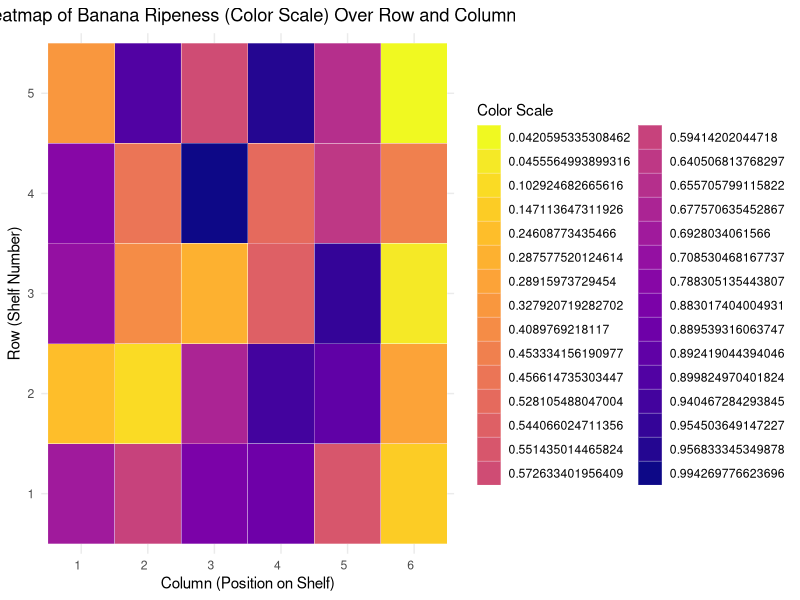
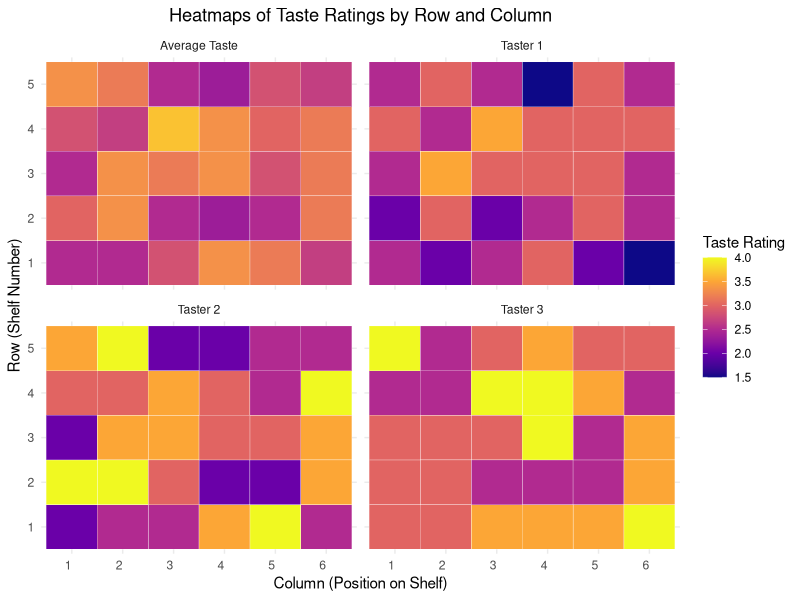
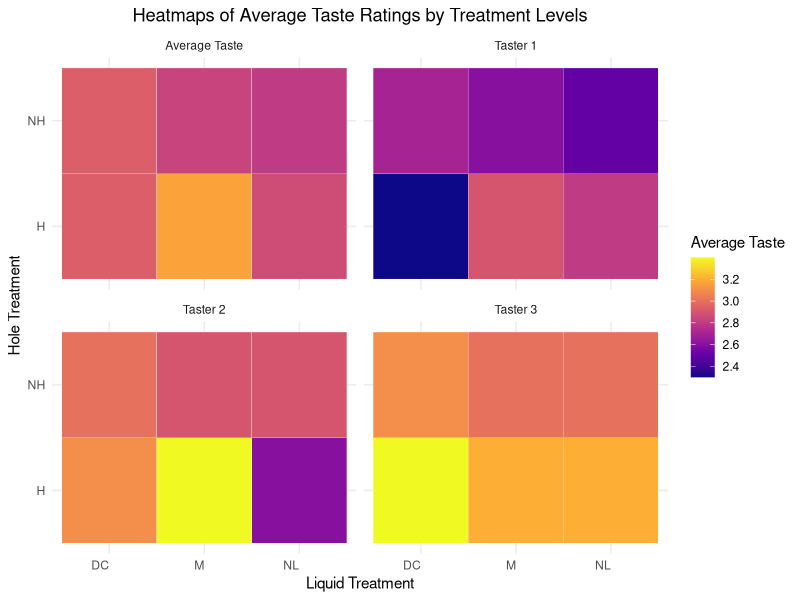
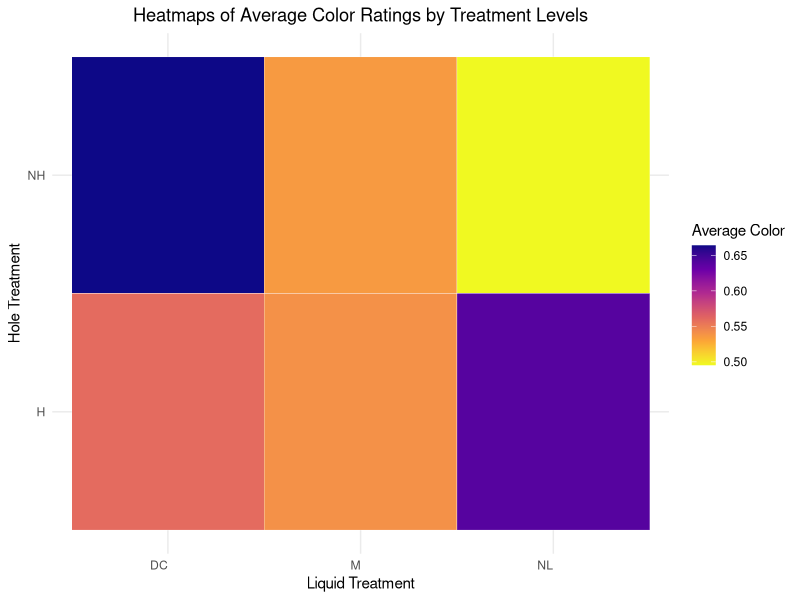
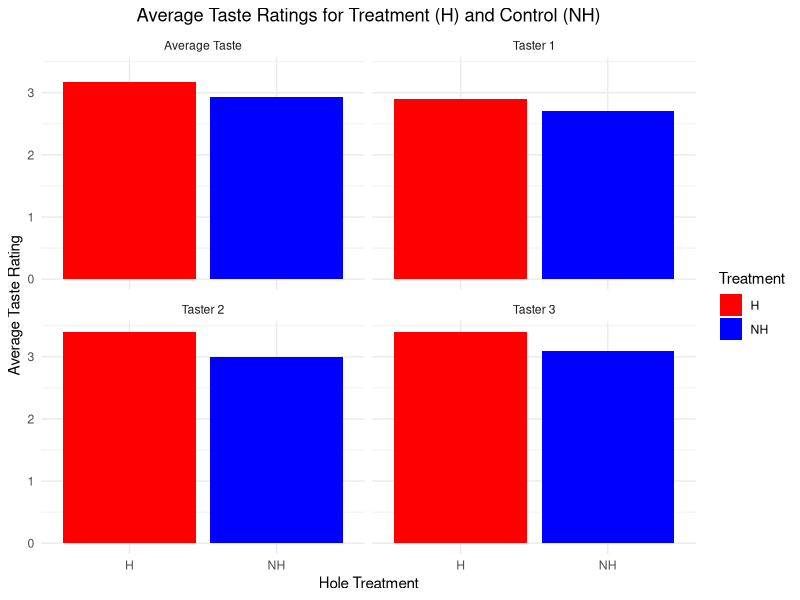
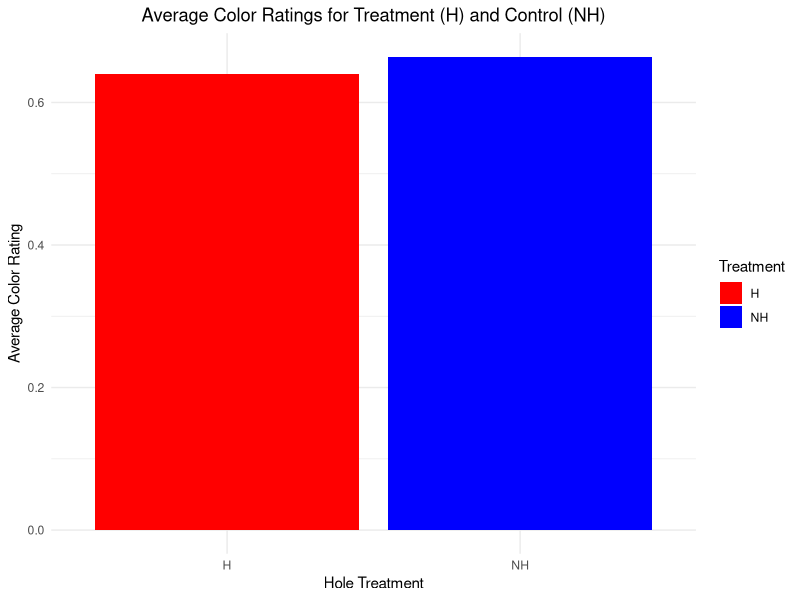
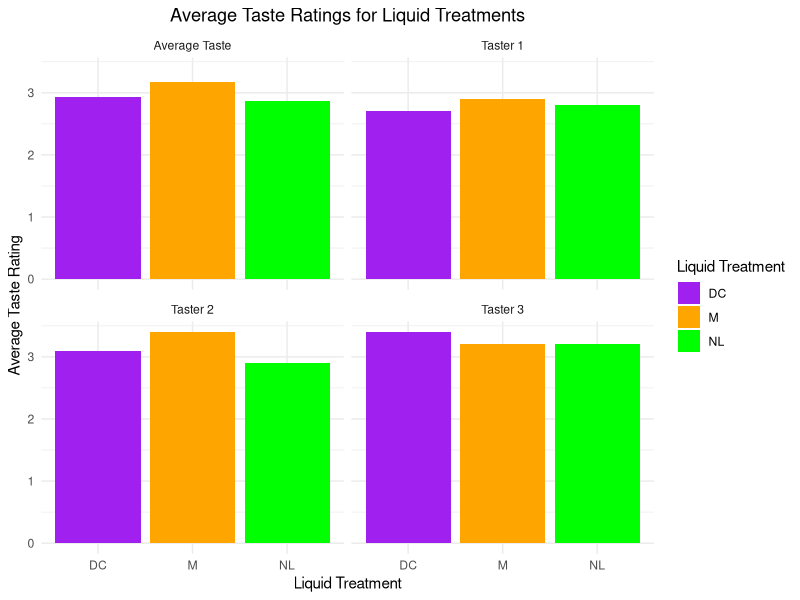
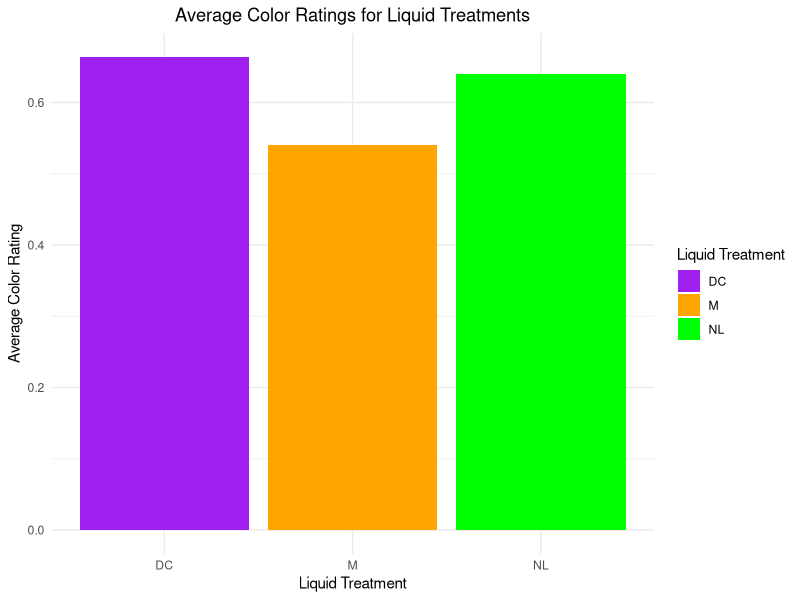

Here is the R script that generated these plots, in order:
## ---- chunk 1
knitr::opts_chunk$set(echo = TRUE)
library(tidyverse)
## ---- chunk 2
# # Set seed for reproducibility
# set.seed(123)
# 
# # Constants
# n_bananas <- 30  # Total number of bananas
# n_rows <- 5      # Number of rows (shelves)
# n_treatments <- 6  # Number of distinct treatment combinations
# 
# # Treatment levels
# hole_treatment_levels <- c("NH", "H")  # NH = No Holes, H = Holes
# liquid_treatment_levels <- c("NL", "DC", "M")  # NL = No Liquid, DC = Diet Coke, M = Milk
# 
# # Generate all combinations of hole and liquid treatments
# treatments <- expand.grid(hole_treatment = hole_treatment_levels, 
#                           liquid_treatment = liquid_treatment_levels)
# 
# # Create a dataframe to store randomized treatments for each row
# banana_data <- data.frame(
#   ID = 1:n_bananas,  # Banana ID
#   row = rep(1:n_rows, each = n_treatments),  # Shelf number (row)
#   column = rep(1:n_treatments, times = n_rows)  # Position on the shelf (column)
# )
# 
# # Randomize treatments within each row (shelf)
# banana_data <- banana_data %>%
#   group_by(row) %>%
#   mutate(
#     treatment_idx = sample(1:n_treatments, n_treatments),  # Randomize treatment indices within each row
#     hole_treatment = treatments$hole_treatment[treatment_idx],  # Assign randomized hole treatment
#     liquid_treatment = treatments$liquid_treatment[treatment_idx]  # Assign randomized liquid treatment
#   ) %>%
#   ungroup()
# 
# # Add synthetic color and taste ratings
# banana_data$color <- sample(1:6, n_bananas, replace = TRUE)  # Color scale: 1 (greenest) to 6 (darkest)
# banana_data$taste_1 <- sample(1:5, n_bananas, replace = TRUE)  # Taste rating from tester 1
# banana_data$taste_2 <- sample(1:5, n_bananas, replace = TRUE)  # Taste rating from tester 2
# banana_data$taste_3 <- sample(1:5, n_bananas, replace = TRUE)  # Taste rating from tester 3
# 
# write.csv(banana_data, file = "../data/banana_data.csv", row.names = FALSE)

banana_data <- read.csv("../data/banana_data.csv")
## ---- chunk 3
# Create the heatmap using ggplot2
ggplot(banana_data, aes(x = factor(column), y = factor(row), fill = factor(color))) +
  geom_tile(color = "white") +  # Create the heatmap tiles
  scale_fill_viridis_d(name = "Color Scale", option = "C", direction = -1) +  # Use a nice color scale (viridis)
  labs(
    title = "Heatmap of Banana Ripeness (Color Scale) Over Row and Column",
    x = "Column (Position on Shelf)",
    y = "Row (Shelf Number)"
  ) +
  theme_minimal() +
  theme(
    axis.text.x = element_text(angle = 0, hjust = 1),  # Rotate x-axis labels for clarity
    plot.title = element_text(hjust = 0.5)  # Center the plot title
  )
## ---- chunk 4
# Calculate the average taste for each banana
banana_data <- banana_data %>%
  mutate(taste_avg = (taste_1 + taste_2 + taste_3) / 3)

# Reshape the data to long format to facilitate faceting with ggplot2
taste_long_df <- banana_data %>%
  select(ID, row, column, taste_1, taste_2, taste_3, taste_avg) %>%
  pivot_longer(cols = starts_with("taste"), 
               names_to = "Taster", 
               values_to = "Taste")

# Replace taste_1, taste_2, taste_3 with readable labels
taste_long_df$Taster <- recode(taste_long_df$Taster, 
                               taste_1 = "Taster 1", 
                               taste_2 = "Taster 2", 
                               taste_3 = "Taster 3", 
                               taste_avg = "Average Taste")

# Plot the faceted heatmaps using ggplot2
ggplot(taste_long_df, aes(x = factor(column), y = factor(row), fill = Taste)) +
  geom_tile(color = "white") +  # Create the heatmap tiles
  scale_fill_viridis_c(name = "Taste Rating", option = "C", direction = 1) +  # Color scale
  labs(
    title = "Heatmaps of Taste Ratings by Row and Column",
    x = "Column (Position on Shelf)",
    y = "Row (Shelf Number)"
  ) +
  facet_wrap(~ Taster, ncol = 2) +  # Facet by Taster and Average Taste
  theme_minimal() +
  theme(
    axis.text.x = element_text(angle = 0, hjust = 1),  # Rotate x-axis labels for clarity
    plot.title = element_text(hjust = 0.5)  # Center the plot title
  )
## ---- chunk 5
# Calculate the average taste and color for each taster and overall by treatment (hole + liquid)
avg_by_treatment <- banana_data %>%
  group_by(hole_treatment, liquid_treatment) %>%
  summarise(
    avg_taste_1 = mean(taste_1),
    avg_taste_2 = mean(taste_2),
    avg_taste_3 = mean(taste_3),
    avg_taste_all = mean(c(taste_1, taste_2, taste_3)),  # Average across all tasters
    avg_color = mean(color),
    .groups = "drop"
  )

# Reshape the data into long format to facilitate faceting
avg_long_df <- avg_by_treatment %>%
  pivot_longer(cols = starts_with("avg_taste"), 
               names_to = "Taster", 
               values_to = "Taste")

# Replace avg_taste_1, avg_taste_2, avg_taste_3 with readable labels
avg_long_df$Taster <- recode(avg_long_df$Taster, 
                             avg_taste_1 = "Taster 1", 
                             avg_taste_2 = "Taster 2", 
                             avg_taste_3 = "Taster 3", 
                             avg_taste_all = "Average Taste")
## ---- chunk 6
# Plot the faceted heatmaps for each taster's average taste rating and overall average by treatment
ggplot(avg_long_df, aes(x = liquid_treatment, y = hole_treatment, fill = Taste)) +
  geom_tile(color = "white") +  # Create the heatmap tiles
  scale_fill_viridis_c(name = "Average Taste", option = "C", direction = 1) +  # Color scale for average taste
  labs(
    title = "Heatmaps of Average Taste Ratings by Treatment Levels",
    x = "Liquid Treatment",
    y = "Hole Treatment"
  ) +
  facet_wrap(~ Taster, ncol = 2) +  # Facet for each taster and the overall average
  theme_minimal() +
  theme(
    axis.text.x = element_text(angle = 0, hjust = 1),  # Rotate x-axis labels for clarity
    plot.title = element_text(hjust = 0.5)  # Center the plot title
  )

# Plot the heatmap for color ratings by treatment
ggplot(avg_by_treatment, aes(x = liquid_treatment, y = hole_treatment, fill = avg_color)) +
  geom_tile(color = "white") +  # Create the heatmap tiles
  scale_fill_viridis_c(name = "Average Color", option = "C", direction = -1) +  # Color scale for average color
  labs(
    title = "Heatmaps of Average Color Ratings by Treatment Levels",
    x = "Liquid Treatment",
    y = "Hole Treatment"
  ) +
  theme_minimal() +
  theme(
    axis.text.x = element_text(angle = 0, hjust = 1),  # Rotate x-axis labels for clarity
    plot.title = element_text(hjust = 0.5)  # Center the plot title
  )

# Bar plot for average taste ratings by hole treatment (treatment vs control)
ggplot(avg_long_df, aes(x = hole_treatment, y = Taste, fill = hole_treatment)) +
  geom_bar(stat = "identity", position = "dodge") +  # Bar chart
  scale_fill_manual(values = c("NH" = "blue", "H" = "red"), name = "Treatment") +  # Custom colors for control and treatment
  labs(
    title = "Average Taste Ratings for Treatment (H) and Control (NH)",
    x = "Hole Treatment",
    y = "Average Taste Rating"
  ) +
  facet_wrap(~ Taster, ncol = 2) +  # Facet by taster and overall average
  theme_minimal() +
  theme(
    plot.title = element_text(hjust = 0.5)  # Center the plot title
  )

# Bar plot for average color ratings by hole treatment (treatment vs control)
ggplot(avg_by_treatment, aes(x = hole_treatment, y = avg_color, fill = hole_treatment)) +
  geom_bar(stat = "identity", position = "dodge") +  # Bar chart
  scale_fill_manual(values = c("NH" = "blue", "H" = "red"), name = "Treatment") +  # Custom colors for control and treatment
  labs(
    title = "Average Color Ratings for Treatment (H) and Control (NH)",
    x = "Hole Treatment",
    y = "Average Color Rating"
  ) +
  theme_minimal() +
  theme(
    plot.title = element_text(hjust = 0.5)  # Center the plot title
  )

# Bar plot for average taste ratings by liquid treatment
ggplot(avg_long_df, aes(x = liquid_treatment, y = Taste, fill = liquid_treatment)) +
  geom_bar(stat = "identity", position = "dodge") +  # Bar chart
  scale_fill_manual(values = c("NL" = "green", "DC" = "purple", "M" = "orange"), name = "Liquid Treatment") +  # Custom colors for liquid treatment
  labs(
    title = "Average Taste Ratings for Liquid Treatments",
    x = "Liquid Treatment",
    y = "Average Taste Rating"
  ) +
  facet_wrap(~ Taster, ncol = 2) +  # Facet by taster and overall average
  theme_minimal() +
  theme(
    plot.title = element_text(hjust = 0.5)  # Center the plot title
  )

# Bar plot for average color ratings by liquid treatment
ggplot(avg_by_treatment, aes(x = liquid_treatment, y = avg_color, fill = liquid_treatment)) +
  geom_bar(stat = "identity", position = "dodge") +  # Bar chart
  scale_fill_manual(values = c("NL" = "green", "DC" = "purple", "M" = "orange"), name = "Liquid Treatment") +  # Custom colors for liquid treatment
  labs(
    title = "Average Color Ratings for Liquid Treatments",
    x = "Liquid Treatment",
    y = "Average Color Rating"
  ) +
  theme_minimal() +
  theme(
    plot.title = element_text(hjust = 0.5)  # Center the plot title
  )
